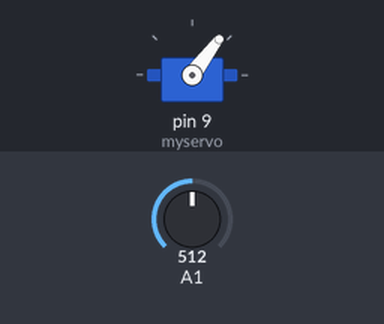
The sketch below on a simulated Arduino Uno, built with avr-gcc and run on an emulated ATmega328P. Parts: servo. The test bench sets the inputs (shaded band); at power-on: A1 = 512. What the sketch prints to the serial monitor is not drawn.

Above: at 1.2 s.
1.3 s: A1 set to 189
At 1.73 s:
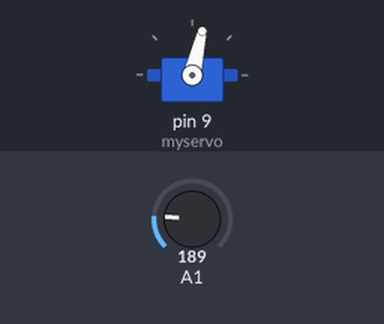
4.3 s: A1 set to 173
At 4.9 s:
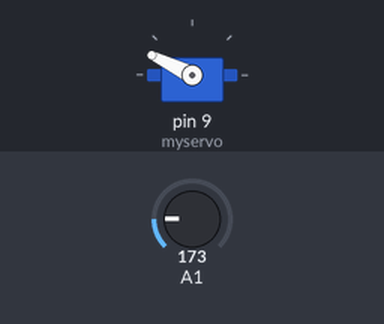
7.3 s: A1 set to 10
At 9.5 s:
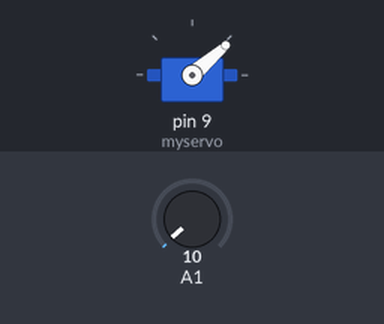
Timing chart, 0 to 62.8 s (numbered marks = the images above; inputs shaded):
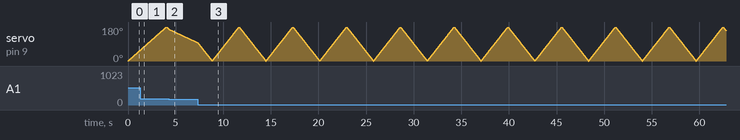

Measured:
- the behaviour switches between 189 and 188 on A1 (found by bisection; images 1 and 2)

The sketch:

IRSensorWithServo.ino
```cpp
// IR works with servo to detect if there is an object in front of the crawler
#include <Servo.h>

// records of the distance between sensor and the object
float sensorValue, cm, x, y;

Servo myservo;  // create servo object to control a servo that works with IRSensor

Servo esc; // control the speed of the car

int pos = 0;    // variable to store the servo position

void setup() {
  Serial.begin(9600);
  myservo.attach(9);  // attaches the servo on pin 9 to the servo object
  pinMode(A1, INPUT);

  myservo.write(0);
  esc.write(0);
}

void loop() {
  for (pos = 0; pos <= 180; pos += 1) { // goes from 0 degrees to 180 degrees
    // in steps of 1 degree
    myservo.write(pos);              // tell servo to go to position in variable 'pos'

    sensorValue = analogRead(A1);
    cm = 10650.08 * pow(sensorValue, -0.935) - 10;
    if(cm > 200)
      Serial.println("Out of range.");
    else {
      calculatePosition(cm);
      esc.write(90);
      delay(15);                       // waits 15ms for the servo to reach the position
    }

  }
  for (pos = 180; pos >= 0; pos -= 1) { // goes from 180 degrees to 0 degrees
    myservo.write(pos);              // tell servo to go to position in variable 'pos'

    sensorValue = analogRead(A1);
    cm = 10650.08 * pow(sensorValue, -0.935) - 10;
    if(cm > 200)
      Serial.println("Out of range.");
    else {
      calculatePosition(cm);
      esc.write(90);
      delay(15);                       // waits 15ms for the servo to reach the position
    }
  }
}

// calculate the x, y position of the object
void calculatePosition(float f) {
    y = sin(cm) * cm;
    x = cos(cm) * cm;

   // If IR detects the object in front of the crawler, then slowly stop the crawler
    if(y < 20) {
      Serial.println("Danger!");
      for(int i = 0; i<90; i++) {
        esc.write(i);
        }
      }

    else {
      Serial.print("Position: cm: ");
      Serial.print(cm);
      Serial.print("; x: ");
      Serial.print(x);
      Serial.print("; y: ");
      Serial.println(y);
    }
  }
```
